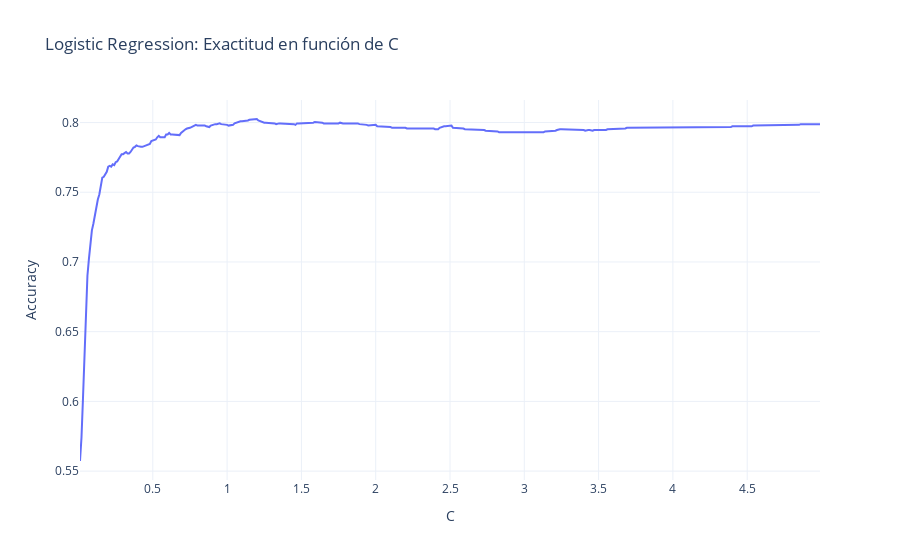

The notebook cell saved with this chart:
### Code cell
train_df = pd.read_csv('data/train_fttd.csv', encoding='utf-8')
test_df = pd.read_csv('data/test_fttd.csv', encoding='utf-8')

X = train_df['text_clean']
y = train_df['target']

#Split
X_train, X_test, y_train, y_test = train_test_split(X, y, test_size = 0.25, random_state = 7506)

# Doc vs Term
count_vect = CountVectorizer()
X_train = count_vect.fit_transform(X_train)
X_test = count_vect.transform(X_test)

# TF-IDF
tfidf_transformer = TfidfTransformer()
X_train = tfidf_transformer.fit_transform(X_train)
X_test = tfidf_transformer.transform(X_test)

#Entrenamiento/Busco parámetros buenos
scores = []
cs = []
for i in np.arange(0.01, 5, 0.01):
    LR = LogisticRegression(penalty='l2',  C=i, max_iter=100)
    LR.fit(X_train, y_train)
    scores.append(LR.score(X_test, y_test))
    cs.append(i)
    
#Grafico
fig = go.Figure()
fig.add_trace(go.Scatter(x=cs, y=scores,
                    mode='lines'))
fig.update_layout(title_text='Logistic Regression: Exactitud en función de C',
                  xaxis_title='C',
                  yaxis_title='Accuracy',
                  showlegend=False,
                  template="plotly_white")

fig.show()

### Figure 1 — Plotly figure (JSON) as saved in the notebook; plotly's stock layout.template omitted (floating-point values rounded to 4 significant figures; data arrays with more than 128 entries replaced by an {"elided": "..."} marker saying what was removed)
{"data": [{"mode": "lines", "type": "scatter", "x": {"elided": "499 float values"}, "y": {"elided": "499 float values"}}], "layout": {"showlegend": false, "title": {"text": "Logistic Regression: Exactitud en función de C"}, "xaxis": {"title": {"text": "C"}}, "yaxis": {"title": {"text": "Accuracy"}}}}
